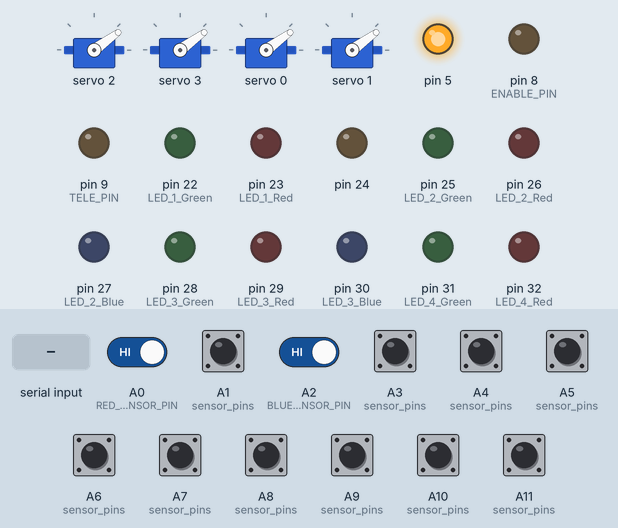
Recording of a sketch running on a simulated Arduino Mega 2560, built with avr-gcc and run on an emulated ATmega2560. On the bench: 4 × servo, output pins drawn as LEDs (lit = HIGH). The test bench sets the inputs (shaded band); at power-on: A0 (RED_SENSOR_PIN), A1 (sensor_pins), A2 (BLUE_SENSOR_PIN), A3 (sensor_pins), A4 (sensor_pins), A5 (sensor_pins), A6 (sensor_pins), A7 (sensor_pins), A8 (sensor_pins), A9 (sensor_pins), A10 (sensor_pins), A11 (sensor_pins) HIGH. What the sketch prints to the serial monitor is not drawn.

Above: at 1.2 s.
1.3 s: "ET\n" received over Serial
At 1.7 s:
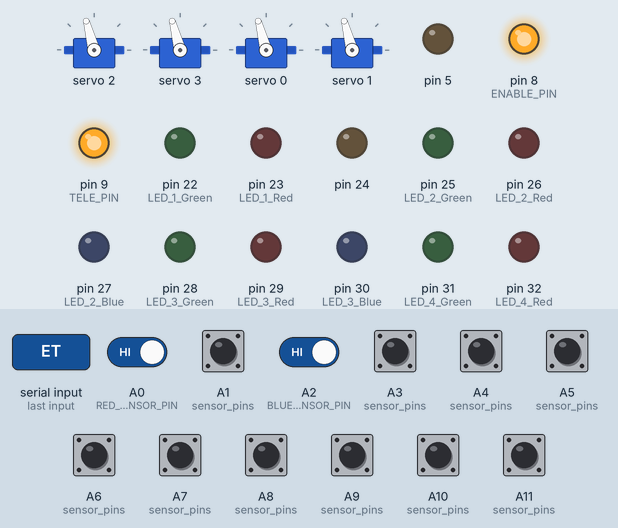
At 11.7 s:
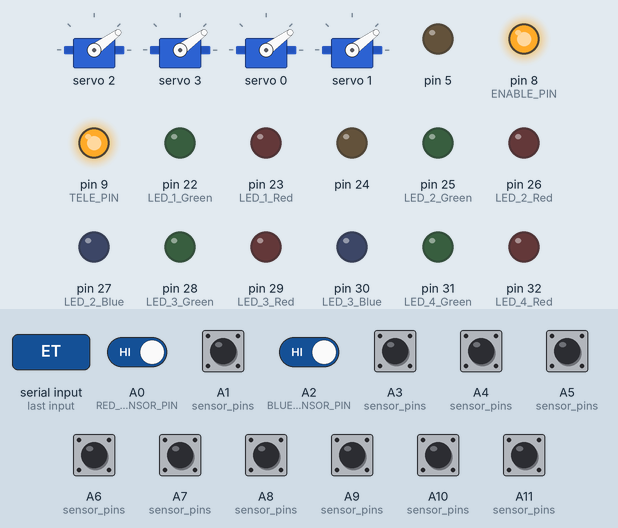
Timing chart, 0 to 22.8 s (numbered marks = the images above; inputs shaded):
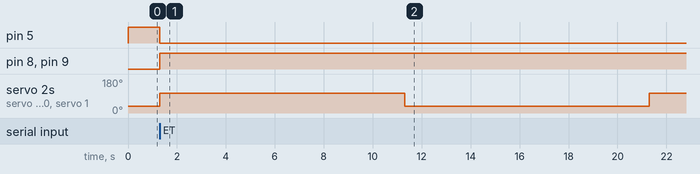

Measured:
- after the input at 1.3 s, pin 5: HIGH → LOW at once; pin 8 (ENABLE_PIN), pin 9 (TELE_PIN): LOW → HIGH at once; servo 2, servo 3, servo 0, servo 1: 36° → 105° at once, → 36° 10.0 s later, → 105° 10.0 s later

The sketch:

DueDemo.ino
```cpp
#include <TimerThree.h>

#include <Wire.h>
#include <Adafruit_PWMServoDriver.h>

#include "globals.h"
//#include "DueTimer.h"
//#include "sam.h"
//#include "String.h"
#include <SPI.h>

//
//https://learn.adafruit.com/adxl345-digital-accelerometer/programming

void timer_isr() {
  int sensval = 0;
  int i = 0;
  bluePollenCount = 0;
  redPollenCount = 0;
  redHighPollenCount = 0;
  blueHighPollenCount = 0;
  redLevitateCount = 0;
  blueLevitateCount = 0;

  if(flytraps_enabled) {
    blueFlytrapTime--;
    redFlytrapTime--;
  }

  for(i = 0; i < 12; i++) {
    int sensval = digitalRead(sensor_pins[i]);
    if (sensval == 1 && last_vals[i] == 0 && counts[i] < 9) {
      counts[i]++;
    } else if (counts[i] == 9 && sensval == 0) {
      counts[i]++;
      if (i == 1 || i == 3 || i == 5) {
        if (!blueFlytrap_open) {
          blueFlytrapTime = 0;
        }
        blueFlytrap_open = true;
        blueFrenzyFlag = 1;
        //setFlytraps(blueFlytrap_open, true);
        blueFlytrapTime += 20000;
      }
      if (i == 7 || i == 9 || i == 11) {
        if (!redFlytrap_open) {
          redFlytrapTime = 0;
        }
        redFlytrap_open = true;
        redFrenzyFlag = 1;
        //setFlytraps(redFlytrap_open, false);
        redFlytrapTime += 20000;
      }
    }

    if (i < 6) {
      if (i < 4) {
        redPollenCount += counts[i];
      } else {
        redHighPollenCount += counts[i];
      }
      if (i % 2 == 0 && counts[i] == 10) {
        redLevitateCount++;
      }
    } else if (i < 12) {
      if (i < 10) {
        bluePollenCount += counts[i];
      } else {
        blueHighPollenCount += counts[i];
      }

      if (i % 2 == 0 && counts[i] == 10) {
        blueLevitateCount++;
      }
    }
    last_vals[i] = sensval;
  }
}

void reset_counts() {
  int i = 0;
  for(i = 0; i < 16; i++) {
    counts[i] = 0;
  }
  bluePollenCount = 0;
  blueLevitateCount = 0;
  redPollenCount = 0;
  redLevitateCount = 0;
  redHighPollenCount = 0;
  blueHighPollenCount = 0;
}

void print_counts() {
  int i = 0;
  Serial.print(": ");
  for(i = 0; i < 16; i++) {
    Serial.print(counts[i]);
    Serial.print(',');
  }
  Serial.println();
}


// the setup function runs once when you press reset or power the board
void setup() {


  pinMode(ENABLE_PIN, OUTPUT);
  pinMode(TELE_PIN, OUTPUT);
  // LED OUTPUTS 1 - 5
  pinMode(22, OUTPUT);  // LED 1 Green
  pinMode(23, OUTPUT);  // LED 1 Red
  pinMode(24, OUTPUT);  // LED 1 Blue
  pinMode(25, OUTPUT);  // LED 2 Green
  pinMode(26, OUTPUT);  // LED 2 Red
  pinMode(27, OUTPUT);  // LED 2 Blue
  pinMode(28, OUTPUT);  // LED 3 Green
  pinMode(29, OUTPUT);  // LED 3 Red
  pinMode(30, OUTPUT);  // LED 3 Blue
  pinMode(31, OUTPUT);  // LED 4 Green
  pinMode(32, OUTPUT);  // LED 4 Red
  pinMode(33, OUTPUT);  // LED 4 Blue
  pinMode(34, OUTPUT);  // LED 5 Green
  pinMode(35, OUTPUT);  // LED 5 Red
  pinMode(36, OUTPUT);  // LED 5 Blue
  pinMode(52, OUTPUT);  // PIN52

  // LED OUTPUTS 6 - 10
  pinMode(37, OUTPUT);  // LED 6
  pinMode(38, OUTPUT);  // LED 6
  pinMode(39, OUTPUT);  // LED 6
  pinMode(40, OUTPUT);  // LED 7
  pinMode(41, OUTPUT);  // LED 7
  pinMode(42, OUTPUT);  // LED 7
  pinMode(43, OUTPUT);  // LED 8
  pinMode(44, OUTPUT);  // LED 8
  pinMode(45, OUTPUT);  // LED 8
  pinMode(46, OUTPUT);  // LED 9
  pinMode(47, OUTPUT);  // LED 9
  pinMode(48, OUTPUT);  // LED 9
  pinMode(49, OUTPUT);  // LED 10
  pinMode(50, OUTPUT);  // LED 10
  pinMode(51, OUTPUT);  // LED 10

  pinMode(5, OUTPUT);

  // Set ADC resolution
  //analogReadResolution(12);

  // Analong Inputs
  pinMode(A0, INPUT_PULLUP);  //
  pinMode(A1, INPUT_PULLUP);  //
  pinMode(A2, INPUT_PULLUP);  //
  pinMode(A3, INPUT_PULLUP);  //
  pinMode(A4, INPUT_PULLUP);  //
  pinMode(A5, INPUT_PULLUP);  //
  pinMode(A6, INPUT_PULLUP);  //
  pinMode(A7, INPUT_PULLUP);  //
  pinMode(A8, INPUT_PULLUP);  //
  pinMode(A9, INPUT_PULLUP);  //
  pinMode(A10, INPUT_PULLUP);  //
  pinMode(A11, INPUT_PULLUP);  //


  Serial.begin(9600);
  Serial.println("beginning");
  /*Timer4.attachInterrupt(Timer4_ISR);
  Timer4.setFrequency(10000);
  Timer4.start();

  Timer5.attachInterrupt(Timer5_ISR);
  Timer5.setFrequency(100);
  Timer5.start();  */

  pwm.begin();
  // In theory the internal oscillator is 25MHz but it really isn't
  // that precise. You can 'calibrate' by tweaking this number till
  // you get the frequency you're expecting!
  pwm.setOscillatorFrequency(27000000);  // The int.osc. is closer to 27MHz
  pwm.setPWMFreq(SERVO_FREQ);  // Analog servos run at ~60 Hz updates

  delay(10);
  setFlytraps(true,false);
  setFlytraps(true,true);

  Timer3.initialize(1000); //500 micro seconds
  Timer3.attachInterrupt(timer_isr);

  reset_counts();
  SERVO_OFF;
  RTS_LOW;
}

int count = 0;
int polarity = 1;

int r = 100;
int g = 0;
int b = 0;
int rV = -1;
int gV = 1;
int bV = -1;
int top = 200;
int bottom = -100;
int limit(int val, int small, int big){
  if (val > big) {
    return big;
  } else if (val < small) {
    return small;
  } else {
    return val;
  }
}


void readCommand(char in) {
  commandBuffer += in;
  //Serial.print(in);
  commandBuffer.toUpperCase();
  if (commandBuffer == "ET") {
    flytraps_enabled = true;
    blueFlytrapTime = 10000;
    redFlytrapTime = 10000;
    loopCounter = 0;
    setFlytraps(false,false);
    setFlytraps(false,true);
    digitalWrite(ENABLE_PIN, HIGH);
    digitalWrite(TELE_PIN, HIGH);
    SERVO_ON;
  } else if (commandBuffer == "DI") {
    flytraps_enabled = false;
    setFlytraps(true,false);
    setFlytraps(true,true);
    digitalWrite(ENABLE_PIN, LOW);
    SERVO_OFF;
  } else if (commandBuffer == "EA"){
    flytraps_enabled = false;
    setFlytraps(true,false);
    setFlytraps(true,true);
    digitalWrite(ENABLE_PIN, HIGH);
    digitalWrite(TELE_PIN, LOW);
    SERVO_ON;
  } else if (commandBuffer == "CN"){
    RTS_HIGH;
    Serial.print(blueLevitateCount);
    Serial.print(",");
    Serial.print(redLevitateCount);
    Serial.print(",");
    Serial.print(bluePollenCount);
    Serial.print(",");
    Serial.print(redPollenCount);
    Serial.print(",");
    Serial.print(blueHighPollenCount);
    Serial.print(",");
    Serial.println(redHighPollenCount);
    RTS_LOW;
  } else if (commandBuffer == "LC") {
    Serial.print(blueLevitateCount);
    Serial.print(",");
    Serial.println(redLevitateCount);
  } else if (commandBuffer == "PC") {
    Serial.print(bluePollenCount);
    Serial.print(",");
    Serial.println(redPollenCount);
  } else if (commandBuffer == "CO") {
    print_counts();
  } else if (commandBuffer == "RE") {
    redCount = 0;
    blueCount = 0;
    reset_counts();
  } else if (commandBuffer == "BL") {
    lightMode = COLOR_BLUE;
  } else if (commandBuffer == "YE") {
    lightMode = COLOR_YELLOW;
  }else if (commandBuffer == "GR") {
    lightMode = COLOR_GREEN;
  }else if (commandBuffer == "RD") {
    lightMode = COLOR_RED;
  }else if (commandBuffer == "RW") {
    lightMode = RAINBOW_WAVE;
  }else if (commandBuffer == "RP") {
    lightMode = RAINBOW_PULSE;
  }else if (commandBuffer == "LO") {
    lightMode = COLOR_OFF;
  }else if (commandBuffer == "MM") {
    lightMode = MATCH_MODE;
  }
  if (commandBuffer.length() >= 2) {
    commandBuffer = "";
  }

}


void loop()
{
  checkSensors();
  if (Serial.available()) {
    char tmp = Serial.read();
    //Serial.write(tmp);
    readCommand(tmp);
    bufferCounter = 0;
  }

  bufferCounter += 1;
  if (bufferCounter >= BUFFER_CLEAR_TIME) {
    bufferCounter = 0;
    commandBuffer = "";
  }

  if (flytraps_enabled) {
    //blueFlytrapTime--;
    if (blueFrenzyFlag == 1) {
      setFlytraps(blueFlytrap_open, true);
      blueFrenzyFlag = 0;
    }

    if (blueFlytrapTime <= 0) {
      blueFlytrapTime = 10000;
      blueFlytrap_open = !blueFlytrap_open;
      setFlytraps(blueFlytrap_open, true);
    }

    //redFlytrapTime--;
    if (redFrenzyFlag == 1) {
      setFlytraps(redFlytrap_open, false);
      redFrenzyFlag = 0;
    }

    if (redFlytrapTime <= 0) {
      redFlytrapTime = 10000;
      redFlytrap_open = !redFlytrap_open;
      setFlytraps(redFlytrap_open, false);
    }

  } else {
    redFlytrapTime = 0;
    blueFlytrapTime = 0;
  }

  /*if (flytraps_enabled)
    loopCounter++;
  if (loopCounter > 10000) {
    loopCounter = 0;
    flytrap_open = !flytrap_open;

    setFlytraps(flytrap_open);
  }*/
  delay(1);
}

void setFlytraps (bool isOpen,bool isBlue) {
  if (isBlue) {
    if (isOpen) {
      pwm.setPWM(0, 0, SERVOMIN);
      pwm.setPWM(1, 0, SERVOMIN);
    } else {
      pwm.setPWM(0, 0, SERVOMAX);
      pwm.setPWM(1, 0, SERVOMAX);
    }
  } else {
    if (isOpen) {
      pwm.setPWM(2, 0, SERVOMIN);
      pwm.setPWM(3, 0, SERVOMIN);
    } else {
      pwm.setPWM(2, 0, SERVOMAX);
      pwm.setPWM(3, 0, SERVOMAX);
    }
  }
  /*for (int i = 0; i < 4; i++) {
      if (isOpen) {
        pwm.setPWM(i, 0, SERVOMIN);
      } else {
        pwm.setPWM(i, 0, SERVOMAX);
      }
    }*/
}

void setServoPulse(uint8_t n, double pulse) {
  double pulselength;

  pulselength = 1000000;   // 1,000,000 us per second
  pulselength /= SERVO_FREQ;   // Analog servos run at ~60 Hz updates
  //Serial.print(pulselength); Serial.println(" us per period");
  pulselength /= 4096;  // 12 bits of resolution
  //Serial.print(pulselength); Serial.println(" us per bit");
  pulse *= 1000000;  // convert input seconds to us
  pulse /= pulselength;
  //Serial.println(pulse);
  pwm.setPWM(n, 0, pulse);
}

void checkSensors() {
  int redSensor = digitalRead(RED_SENSOR_PIN);
  int blueSensor = digitalRead(BLUE_SENSOR_PIN);
  if (redSensor == 0 && redSensor != lastRedSensor) {
    redCount++;
  }
  if (blueSensor == 0 && blueSensor != lastBlueSensor) {
    blueCount++;
  }
  lastRedSensor = redSensor;
  lastBlueSensor = blueSensor;
}

void Timer4_ISR()
{
  static unsigned char percent_counter = 0;
  unsigned char i = 0;

  for(int i = 0; i<30; i++)
  {
    if(MY.LEDS[i]<= percent_counter) digitalWrite(i+22,LOW); else digitalWrite(i+22,HIGH);
  }

  percent_counter++;
  if (percent_counter == 100) percent_counter = 0;
}

void Timer5_ISR()
{
  if(lightMode!=lastLightMode){
    switch(lightMode)
    {
      case RAINBOW_WAVE:

        //RED
        MY.PIXEL[0].R = 100;
        MY.PIXEL[0].G = 0;
        MY.PIXEL[0].B = 0;
        PIXEL_STATE[0] = 0;

        //YELLOW
        MY.PIXEL[1].R = 50;
        MY.PIXEL[1].G = 50;
        MY.PIXEL[1].B = 0;
        PIXEL_STATE[1] = 0;

        //GREEN
        MY.PIXEL[2].R  = 0;
        MY.PIXEL[2].G  = 100;
        MY.PIXEL[2].B  = 0;
        PIXEL_STATE[2] = 1;

        // CYAN
        MY.PIXEL[3].R = 0;
        MY.PIXEL[3].G = 50;
        MY.PIXEL[3].B = 50;
        PIXEL_STATE[3] = 1;

        MY.PIXEL[7].R = 0;
        MY.PIXEL[7].G = 0;
        MY.PIXEL[7].B = 0;
        PIXEL_STATE[7]=0;

        MY.PIXEL[8].R = 0;
        MY.PIXEL[8].G = 0;
        MY.PIXEL[8].B = 0;
        PIXEL_STATE[8]=2;

        MY.PIXEL[9].R = 0;
        MY.PIXEL[9].G = 0;
        MY.PIXEL[9].B = 0;
        PIXEL_STATE[9]=4;
        break;
      case COLOR_BLUE:
        for(int i=0;i<4;i++)
        {
          MY.PIXEL[i].R = 0;
          MY.PIXEL[i].G = 0;
          MY.PIXEL[i].B = 100;
        }
        break;
      case RAINBOW_PULSE:
        for(int i=0;i<10;i++)
        {
          MY.PIXEL[i].R = 0;
          MY.PIXEL[i].G = 0;
          MY.PIXEL[i].B = 0;
          PIXEL_STATE[i] = 0;
        }
        break;
      case COLOR_GREEN:
        for(int i=0;i<4;i++)
        {
          MY.PIXEL[i].R = 0;
          MY.PIXEL[i].G = 100;
          MY.PIXEL[i].B = 0;
        }
        break;
      case COLOR_YELLOW:
        for(int i=0;i<4;i++)
        {
          MY.PIXEL[i].R = 50;
          MY.PIXEL[i].G = 50;
          MY.PIXEL[i].B = 0;
        }
        break;
      case COLOR_RED:
        for(int i=0;i<4;i++)
        {
          MY.PIXEL[i].R = 100;
          MY.PIXEL[i].G = 0;
          MY.PIXEL[i].B = 0;
        }
        break;
      case MATCH_MODE:

        break;
      case COLOR_OFF:
        for(int i=0;i<10;i++)
        {
          MY.PIXEL[i].R = 0;
          MY.PIXEL[i].G = 0;
          MY.PIXEL[i].B = 0;
        }
        break;
    }
  }
  if(lightMode==RAINBOW_WAVE)
  {
    for (unsigned char i = 0; i < 4 ; i++)
    {
      cycleLED(i);
    }
    pulseLED(7);
    pulseLED(8);
    pulseLED(9);
  }
  else if(lightMode==RAINBOW_PULSE)
  {
    for (unsigned char i = 0; i < 10 ; i++)
    {
      pulseLED(i);
    }
  }
  else if (lightMode==MATCH_MODE)
  {
    MatchLED();
  }
  lastLightMode=lightMode;

//    Serial.print("lighmode:");
//    Serial.print(lightMode);
//    Serial.print("\n");
//    lastLightMode=lightMode;
}

/*void Timer3_ISR()
{
  if(lightMode!=RAINBOW_WAVE && lightMode!=RAINBOW_PULSE && lightMode != COLOR_OFF)
  {
    float z = redAccel->getZ()*RED_SCALE_CALIBRATION;
    float angle = z<0.999?acos(z)*180.0f/3.14159f:0.0f;
    if(angle<5.0f)
    {
      MY.PIXEL[7].R = 0;
      MY.PIXEL[7].B = 0;
      MY.PIXEL[7].G = 100;
    }
    else
    {
      MY.PIXEL[7].R=100;
      MY.PIXEL[7].B=0;
      MY.PIXEL[7].G=0;
    }
    z = blueAccel->getZ()*BLUE_SCALE_CALIBRATION;
    angle = z<0.999?acos(z)*180.0f/3.14159f:0.0f;
    if(angle<5.0f)
    {
      MY.PIXEL[8].R = 0;
      MY.PIXEL[8].B = 0;
      MY.PIXEL[8].G = 100;
    }
    else
    {
      MY.PIXEL[8].R=100;
      MY.PIXEL[8].B=0;
      MY.PIXEL[8].G=0;
    }
    z = coopAccel->getZ()*COOP_SCALE_CALIBRATION;
    angle = z<0.999?acos(z)*180.0f/3.14159f:0.0f;
    if(angle<5.0f)
    {
      MY.PIXEL[9].R = 0;
      MY.PIXEL[9].B = 0;
      MY.PIXEL[9].G = 100;
    }
    else
    {
      MY.PIXEL[9].R=100;
      MY.PIXEL[9].B=0;
      MY.PIXEL[9].G=0;
    }
  }
}*/

void MatchLED()
{
  if(redCount <= 10) {
      MY.PIXEL[2].R = 0;
      MY.PIXEL[2].G = 100;
      MY.PIXEL[2].B = 0;
      MY.PIXEL[3].R = 0;
      MY.PIXEL[3].G = 100;
      MY.PIXEL[3].B = 0;
    } else if (redCount > 10 && redCount <= 15) {
      MY.PIXEL[2].R = 50;
      MY.PIXEL[2].G = 50;
      MY.PIXEL[2].B = 0;
      MY.PIXEL[3].R = 50;
      MY.PIXEL[3].G = 50;
      MY.PIXEL[3].B = 0;
    }
    else if (redCount >= 20) {
      MY.PIXEL[2].R = 100;
      MY.PIXEL[2].G = 0;
      MY.PIXEL[2].B = 0;
      MY.PIXEL[3].R = 100;
      MY.PIXEL[3].G = 0;
      MY.PIXEL[3].B = 0;
    }

    if(blueCount <= 10) {
      MY.PIXEL[4].R = 0;
      MY.PIXEL[4].G = 100;
      MY.PIXEL[4].B = 0;
      MY.PIXEL[5].R = 0;
      MY.PIXEL[5].G = 100;
      MY.PIXEL[5].B = 0;
    } else if (blueCount > 10 && blueCount <= 15) {
      MY.PIXEL[4].R = 50;
      MY.PIXEL[4].G = 50;
      MY.PIXEL[4].B = 0;
      MY.PIXEL[5].R = 50;
      MY.PIXEL[5].G = 50;
      MY.PIXEL[5].B = 0;
    }
    else if (blueCount >= 20) {
      MY.PIXEL[4].R = 100;
      MY.PIXEL[4].G = 0;
      MY.PIXEL[4].B = 0;
      MY.PIXEL[5].R = 100;
      MY.PIXEL[5].G = 0;
      MY.PIXEL[5].B = 0;
    }
}

void cycleLED(unsigned char index)
{

  //Serial.print("\nTESTING PIN #");Serial.print(index);
  //Serial.print("\nRunning case:");Serial.print(PIXEL_STATE[index]);
  //Serial.print("\nR:");Serial.print(MY.PIXEL[index].R);Serial.print(" G:");Serial.print(MY.PIXEL[index].G);Serial.print(" B:");Serial.print(MY.PIXEL[index].B);
  //Serial.print("\n");

  switch (PIXEL_STATE[index])
  {
    case 0:
      MY.PIXEL[index].G = increment_limit(MY.PIXEL[index].G, 1);
      MY.PIXEL[index].R = increment_limit(MY.PIXEL[index].R, -1);
      if (MY.PIXEL[index].R == 0 && MY.PIXEL[index].G == 100)
        PIXEL_STATE[index]++;
      break;

    case 1:
      MY.PIXEL[index].B = increment_limit(MY.PIXEL[index].B, 1);
      MY.PIXEL[index].G = increment_limit(MY.PIXEL[index].G, -1);
      //if(MY.PIXEL[index].B>=50)MY.PIXEL[index].B=50;
      if (MY.PIXEL[index].G == 0 && MY.PIXEL[index].B == 100)
        PIXEL_STATE[index]++;
      break;

    case 2:
      MY.PIXEL[index].R = increment_limit(MY.PIXEL[index].R, 1);
      MY.PIXEL[index].B = increment_limit(MY.PIXEL[index].B, -1);
      //if(MY.PIXEL[index].B>250)MY.PIXEL[index].B=0;
      if (MY.PIXEL[index].B == 0 && MY.PIXEL[index].R==100)
        PIXEL_STATE[index] = 0;
      break;
  }
}

void pulseLED(unsigned char index)
{
//  Serial.print("\nRunning case:");Serial.print(PIXEL_STATE[index]);
//  Serial.print("\nR:");Serial.print(MY.PIXEL[index].R);Serial.print(" G:");Serial.print(MY.PIXEL[index].G);Serial.print(" B:");Serial.print(MY.PIXEL[index].B);
//  Serial.print("\n");
  switch(PIXEL_STATE[index])
  {
  case 0:
    MY.PIXEL[index].R++;
    if(MY.PIXEL[index].R >=100)
      PIXEL_STATE[index]++;
    break;
  case 1:
    MY.PIXEL[index].R--;
    if(MY.PIXEL[index].R <=0)
      PIXEL_STATE[index]++;
    break;
  case 2:
    MY.PIXEL[index].G++;
    if(MY.PIXEL[index].G >=100)
      PIXEL_STATE[index]++;
    break;
  case 3:
    MY.PIXEL[index].G--;
    if(MY.PIXEL[index].G <=0)
      PIXEL_STATE[index]++;
    break;
  case 4:
    MY.PIXEL[index].B++;
    if(MY.PIXEL[index].B >=100)
      PIXEL_STATE[index]++;
    break;
  case 5:
    MY.PIXEL[index].B--;
    if(MY.PIXEL[index].B <=0)
      PIXEL_STATE[index]=0;
    break;
  }
}

unsigned char increment_limit(unsigned char num, char val)
{
  char ret = num + val;

  if (ret > 100) return 100;
  if (ret < 0) return 0;

  return ret;

}


// the loop function runs over and over again forever
//void loop() {
 //    Accelerometer Readings

//    int x,y,z;
//    adxl.readAccel(&x, &y, &z);         // Read the accelerometer values and store them in variables declared above x,y,z
//
//    // Output Results to Serial
//    /* UNCOMMENT TO VIEW X Y Z ACCELEROMETER VALUES */
//    Serial.print(millis());
//    Serial.print(", ");
//    Serial.print(x);
//    Serial.print(", ");
//    Serial.print(y);
//    Serial.print(", ");
//    Serial.println(z);


//  char _address = 0x80 | 0x00;
//    Serial.print(millis());
//    Serial.print(", ");
//  //digitalWrite(10, LOW);
//  SPI.transfer(_address);   // Transfer Starting Reg Address To Be Read
//    Serial.println(SPI.transfer(0x00),HEX);
  //digitalWrite(10, HIGH);

// SPI.transfer(10, 0, SPI_CONTINUE);
//SPI.transfer(10, value);

//
//
//  digitalWrite(FIELD1_EN_RED, HIGH);       // FIELD 1 RED ENABLE/DISABLE
//  digitalWrite(FIELD1_TELOP_RED, HIGH);       // FIELD 1 RED TELOP/AUTO
//  digitalWrite(FIELD1_EN_BLUE, HIGH);       // FIELD 1 BLUE ENABLE/DISABLE
//  digitalWrite(FIELD1_TELOP_BLUE, HIGH);       // FIELD 1 BLUE TELOP/AUTO
//  digitalWrite(FIELD2_EN_RED, HIGH);      // FIELD 2 RED ENABLE/DISABLE
//  digitalWrite(FIELD2_TELOP_RED, HIGH);      // FIELD 2 RED TELOP/AUTO
//  digitalWrite(FIELD2_EN_BLUE, HIGH);      // FIELD 2 BLUE ENABLE/DISABLE
//  digitalWrite(FIELD2_TELOP_BLUE, HIGH);      // FIELD 2 BLUE TELOP/AUTO
//
//  delay(1000);                       // wait for a second
//
//  digitalWrite(FIELD1_EN_RED, LOW);       // FIELD 1 RED ENABLE/DISABLE
//  digitalWrite(FIELD1_TELOP_RED, LOW);       // FIELD 1 RED TELOP/AUTO
//  digitalWrite(FIELD1_EN_BLUE, LOW);       // FIELD 1 BLUE ENABLE/DISABLE
//  digitalWrite(FIELD1_TELOP_BLUE, LOW);       // FIELD 1 BLUE TELOP/AUTO
//  digitalWrite(FIELD2_EN_RED, LOW);      // FIELD 2 RED ENABLE/DISABLE
//  digitalWrite(FIELD2_TELOP_RED, LOW);      // FIELD 2 RED TELOP/AUTO
//  digitalWrite(FIELD2_EN_BLUE, LOW);      // FIELD 2 BLUE ENABLE/DISABLE
//  digitalWrite(FIELD2_TELOP_BLUE, LOW);      // FIELD 2 BLUE TELOP/AUTO
//
//  delay(1000);                       // wait for a second

//  Serial.print(millis()); Serial.print(" \r\n");
//  Serial.print(analogRead(A0)); Serial.print(" ");
//  Serial.print(analogRead(A1)); Serial.print(" ");
//  Serial.print(analogRead(A2)); Serial.print(" ");
//  Serial.print(analogRead(A3)); Serial.print(" ");
//  Serial.print(analogRead(A4)); Serial.print(" ");
//  Serial.print(analogRead(A5)); Serial.print(" ");
//  Serial.print(analogRead(A6)); Serial.print(" ");
//  Serial.print(analogRead(A7)); Serial.print(" ");
//  Serial.print(analogRead(A8)); Serial.print(" ");
//  Serial.print(analogRead(A9)); Serial.print(" ");
//  Serial.print(analogRead(A10)); Serial.print(" ");
//  Serial.print(analogRead(A11)); Serial.print("\r\n");
//}
```

Source omitted: DueTimer.cpp (7142 bytes), globals.h (2531 bytes)
